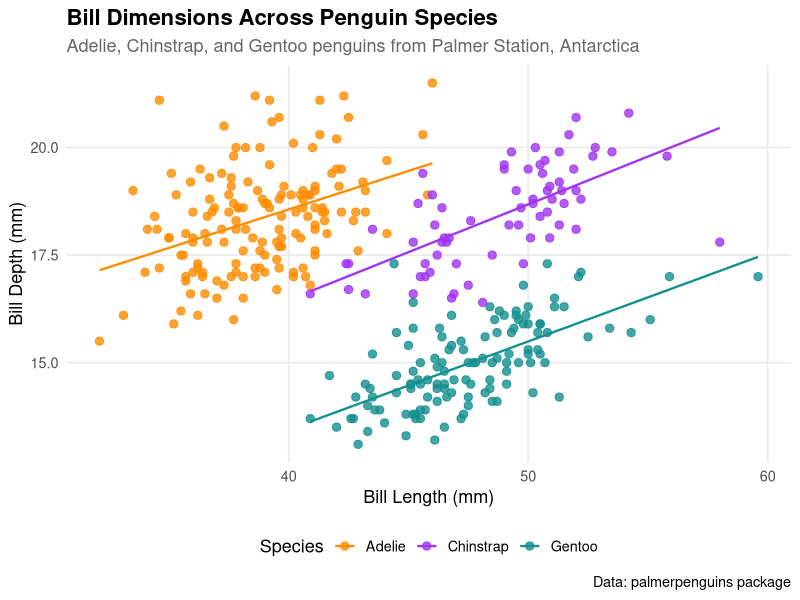

Generate this figure with R:
## ---- chunk 1
#| message: false
#| echo: false
library(tidyverse)
library(palmerpenguins)
## ---- chunk 2
#| echo: false
penguins |>
  filter(!is.na(bill_length_mm), !is.na(bill_depth_mm)) |>
  ggplot(aes(x = bill_length_mm, y = bill_depth_mm, color = species)) +
  geom_point(size = 2.5, alpha = 0.8) +
  geom_smooth(method = "lm", se = FALSE, linewidth = 0.8) +
  scale_color_manual(values = c("Adelie" = "#FF8C00", "Chinstrap" = "#A034F0", "Gentoo" = "#159090")) +
  labs(
    title = "Bill Dimensions Across Penguin Species",
    subtitle = "Adelie, Chinstrap, and Gentoo penguins from Palmer Station, Antarctica",
    x = "Bill Length (mm)",
    y = "Bill Depth (mm)",
    color = "Species",
    caption = "Data: palmerpenguins package"
  ) +
  theme_minimal(base_size = 13) +
  theme(
    plot.title = element_text(face = "bold", size = 16),
    plot.subtitle = element_text(color = "gray40"),
    legend.position = "bottom",
    panel.grid.minor = element_blank()
  )
